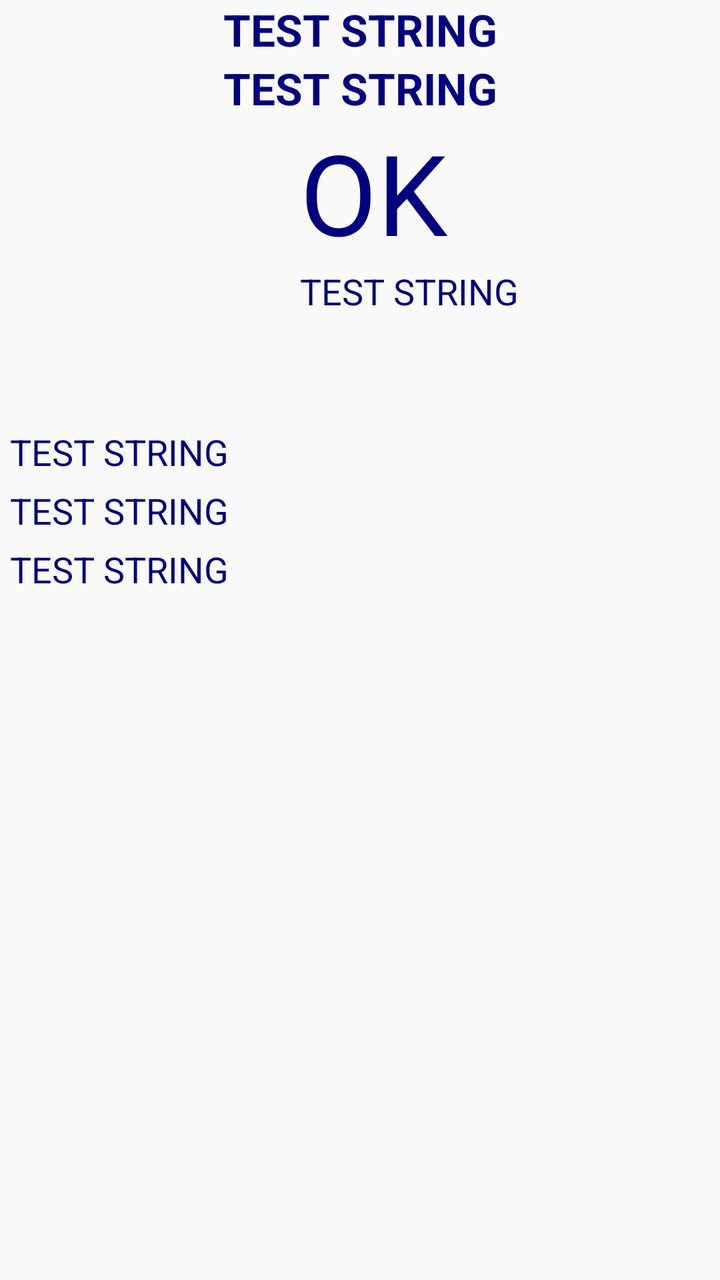
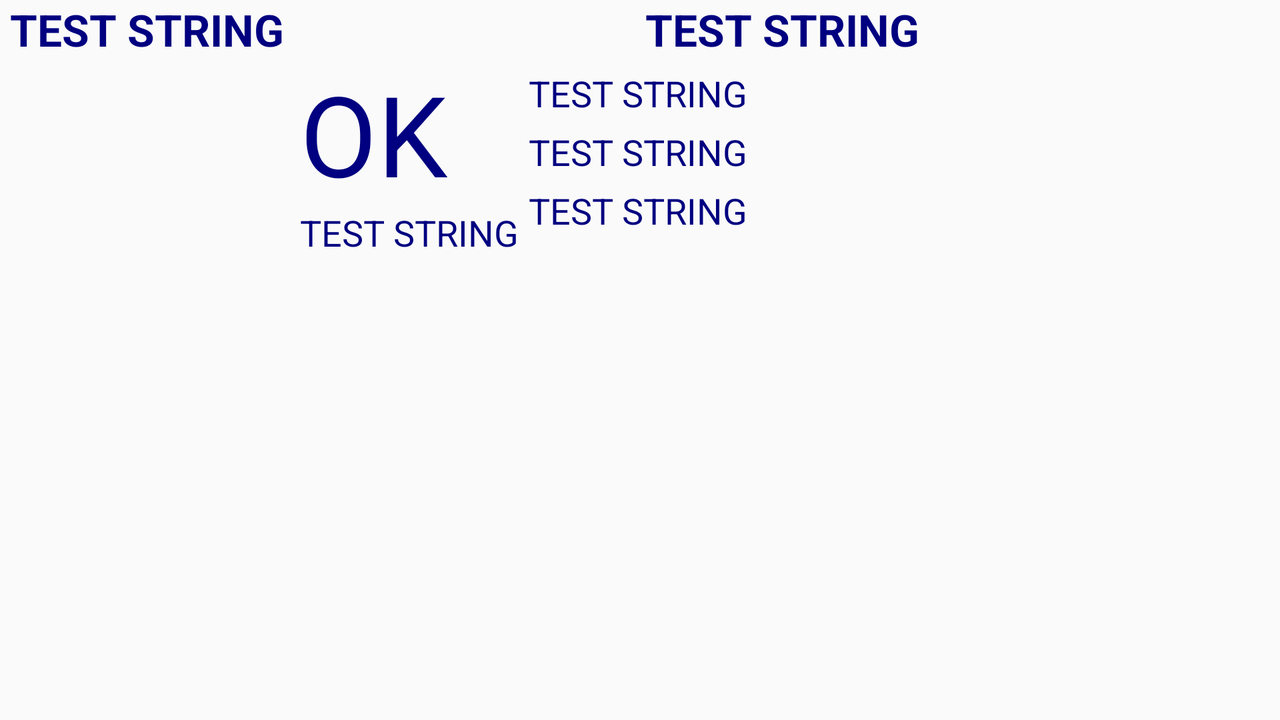

One screen, two layout resources from the same app: the default and the repository's alternative for another configuration. Each is rendered where Android would select it; the XML of both is given below.
<!-- AndroidManifest.xml: application theme AppTheme -->
<!-- res/layout/place_weather_info.xml -->
<?xml version="1.0" encoding="utf-8"?>
<LinearLayout xmlns:android="http://schemas.android.com/apk/res/android"
    xmlns:app="http://schemas.android.com/apk/res-auto"
    android:layout_width="match_parent"
    android:layout_height="match_parent"
    android:orientation="vertical">

    <TextView
        android:id="@+id/pw_place"
        style="@style/WeatherText"
        android:layout_width="match_parent"
        android:layout_height="wrap_content"
        android:gravity="center"
        android:text="@string/txt_test" />

    <TextView
        android:id="@+id/pw_date"
        style="@style/WeatherText"
        android:layout_width="match_parent"
        android:layout_height="wrap_content"
        android:gravity="center"
        android:text="@string/txt_test" />

    <android.support.constraint.ConstraintLayout
        android:layout_width="match_parent"
        android:layout_height="wrap_content">

        <ImageView
            android:id="@+id/pw_Precipitation"
            android:layout_width="150dp"
            android:layout_height="150dp"
            android:scaleType="fitXY"
            app:layout_constraintLeft_toLeftOf="parent"
            app:layout_constraintTop_toTopOf="parent" />

        <TextView
            android:id="@+id/pw_Temp"
            style="@style/BigWeatherText"
            android:layout_width="wrap_content"
            android:layout_height="wrap_content"
            android:text="@string/btn_OK"
            app:layout_constraintLeft_toRightOf="@id/pw_Precipitation"
            app:layout_constraintTop_toTopOf="@id/pw_Precipitation" />

        <TextView
            android:id="@+id/pw_PrecipText"
            style="@style/WeatherText1"
            android:layout_width="wrap_content"
            android:layout_height="wrap_content"
            android:text="@string/txt_test"
            app:layout_constraintLeft_toLeftOf="@id/pw_Temp"
            app:layout_constraintTop_toBottomOf="@id/pw_Temp" />
    </android.support.constraint.ConstraintLayout>

    <android.support.constraint.ConstraintLayout
        android:id="@+id/additionalInfo"
        android:layout_width="match_parent"
        android:layout_height="wrap_content">

        <TextView
            android:id="@+id/textPressure"
            style="@style/WeatherText1"
            android:layout_width="wrap_content"
            android:layout_height="wrap_content"
            android:layout_marginStart="@dimen/default_margin"
            android:layout_marginTop="@dimen/default_margin"
            android:text="@string/txt_test"
            app:layout_constraintStart_toStartOf="parent"
            app:layout_constraintTop_toTopOf="parent" />

        <TextView
            android:id="@+id/textHumidity"
            style="@style/WeatherText1"
            android:layout_width="wrap_content"
            android:layout_height="wrap_content"
            android:layout_marginStart="@dimen/default_margin"
            android:layout_marginTop="@dimen/default_margin"
            android:text="@string/txt_test"
            app:layout_constraintStart_toStartOf="parent"
            app:layout_constraintTop_toBottomOf="@+id/textPressure" />

        <TextView
            android:id="@+id/textWind"
            style="@style/WeatherText1"
            android:layout_width="wrap_content"
            android:layout_height="wrap_content"
            android:layout_marginStart="@dimen/default_margin"
            android:layout_marginTop="@dimen/default_margin"
            android:text="@string/txt_test"
            app:layout_constraintStart_toStartOf="parent"
            app:layout_constraintTop_toBottomOf="@+id/textHumidity" />

    </android.support.constraint.ConstraintLayout>

    <android.support.v7.widget.RecyclerView
        android:id="@+id/weatherHistory"
        android:layout_marginTop="@dimen/default_margin"
        android:layout_width="match_parent"
        android:layout_height="@dimen/historyViewSize"/>

</LinearLayout>
<!-- resources referenced by this layout -->
<resources>
  <dimen name="default_margin">5dp</dimen>
  <dimen name="historyViewSize">80dp</dimen>
  <string name="btn_OK">OK</string>
  <string name="txt_test">TEST STRING</string>
  <style name="BigWeatherText" parent="Theme.AppCompat.Light.DarkActionBar">
          
          <item name="android:fontFamily">sans-serif</item>
          <item name="android:textSize">56dp</item>
          <item name="android:textColor">@color/colorTextDark</item>
      </style>
  <style name="WeatherText" parent="Theme.AppCompat.Light.DarkActionBar">
          
          <item name="android:fontFamily">sans-serif</item>
          <item name="android:textSize">22dp</item>
          <item name="android:textColor">@color/colorTextDark</item>
          <item name="android:textStyle">bold</item>
      </style>
  <style name="WeatherText1" parent="Theme.AppCompat.Light.DarkActionBar">
          
          <item name="android:fontFamily">sans-serif</item>
          <item name="android:textSize">18dp</item>
          <item name="android:textColor">@color/colorTextDark</item>
      </style>
  <style name="AppTheme" parent="Theme.AppCompat.Light.DarkActionBar">
          
          <item name="colorPrimary">@color/colorPrimary</item>
          <item name="colorPrimaryDark">@color/colorPrimaryDark</item>
          <item name="colorAccent">@color/colorAccent</item>
      </style>
  <color name="colorTextDark">#000080</color>
  <color name="colorPrimary">#008577</color>
  <color name="colorPrimaryDark">#00574B</color>
  <color name="colorAccent">#D81B60</color>
</resources>
<!-- res/layout-land/place_weather_info.xml (the repository's variant of the layout above) -->
<!-- drawn on the phone turned sideways -->
<?xml version="1.0" encoding="utf-8"?>
<LinearLayout xmlns:android="http://schemas.android.com/apk/res/android"
    xmlns:app="http://schemas.android.com/apk/res-auto"
    android:layout_width="match_parent"
    android:layout_height="match_parent"
    android:orientation="vertical">
<LinearLayout
    android:layout_width="match_parent"
    android:layout_height="wrap_content"
    android:orientation="horizontal">
    <TextView
        android:id="@+id/pw_place"
        style="@style/WeatherText"
        android:layout_width="wrap_content"
        android:layout_height="wrap_content"
        android:text="@string/txt_test"
        android:layout_marginLeft="@dimen/default_margin"/>

    <TextView
        android:id="@+id/pw_date"
        style="@style/WeatherText"
        android:layout_width="match_parent"
        android:layout_height="wrap_content"
        android:gravity="center"
        android:text="@string/txt_test" />
</LinearLayout>
<LinearLayout
    android:layout_width="match_parent"
    android:layout_height="wrap_content"
    android:orientation="horizontal">

    <android.support.constraint.ConstraintLayout
        android:layout_width="wrap_content"
        android:layout_height="wrap_content">

        <ImageView
            android:id="@+id/pw_Precipitation"
            android:layout_width="150dp"
            android:layout_height="150dp"
            android:scaleType="fitXY"
            app:layout_constraintLeft_toLeftOf="parent"
            app:layout_constraintTop_toTopOf="parent" />

        <TextView
            android:id="@+id/pw_Temp"
            style="@style/BigWeatherText"
            android:layout_width="wrap_content"
            android:layout_height="wrap_content"
            android:text="@string/btn_OK"
            app:layout_constraintLeft_toRightOf="@id/pw_Precipitation"
            app:layout_constraintTop_toTopOf="@id/pw_Precipitation" />

        <TextView
            android:id="@+id/pw_PrecipText"
            style="@style/WeatherText1"
            android:layout_width="wrap_content"
            android:layout_height="wrap_content"
            android:text="@string/txt_test"
            app:layout_constraintLeft_toLeftOf="@id/pw_Temp"
            app:layout_constraintTop_toBottomOf="@id/pw_Temp" />
    </android.support.constraint.ConstraintLayout>

    <android.support.constraint.ConstraintLayout
        android:id="@+id/additionalInfo"
        android:layout_width="match_parent"
        android:layout_height="wrap_content">

        <TextView
            android:id="@+id/textPressure"
            style="@style/WeatherText1"
            android:layout_width="wrap_content"
            android:layout_height="wrap_content"
            android:layout_marginStart="@dimen/default_margin"
            android:layout_marginTop="@dimen/default_margin"
            android:text="@string/txt_test"
            app:layout_constraintStart_toStartOf="parent"
            app:layout_constraintTop_toTopOf="parent" />

        <TextView
            android:id="@+id/textHumidity"
            style="@style/WeatherText1"
            android:layout_width="wrap_content"
            android:layout_height="wrap_content"
            android:layout_marginStart="@dimen/default_margin"
            android:layout_marginTop="@dimen/default_margin"
            android:text="@string/txt_test"
            app:layout_constraintStart_toStartOf="parent"
            app:layout_constraintTop_toBottomOf="@+id/textPressure" />

        <TextView
            android:id="@+id/textWind"
            style="@style/WeatherText1"
            android:layout_width="wrap_content"
            android:layout_height="wrap_content"
            android:layout_marginStart="@dimen/default_margin"
            android:layout_marginTop="@dimen/default_margin"
            android:text="@string/txt_test"
            app:layout_constraintStart_toStartOf="parent"
            app:layout_constraintTop_toBottomOf="@+id/textHumidity" />

    </android.support.constraint.ConstraintLayout>
</LinearLayout>
    <android.support.v7.widget.RecyclerView
        android:id="@+id/weatherHistory"
        android:layout_marginTop="@dimen/default_margin"
        android:layout_width="match_parent"
        android:layout_height="@dimen/historyViewSize"/>

</LinearLayout>
